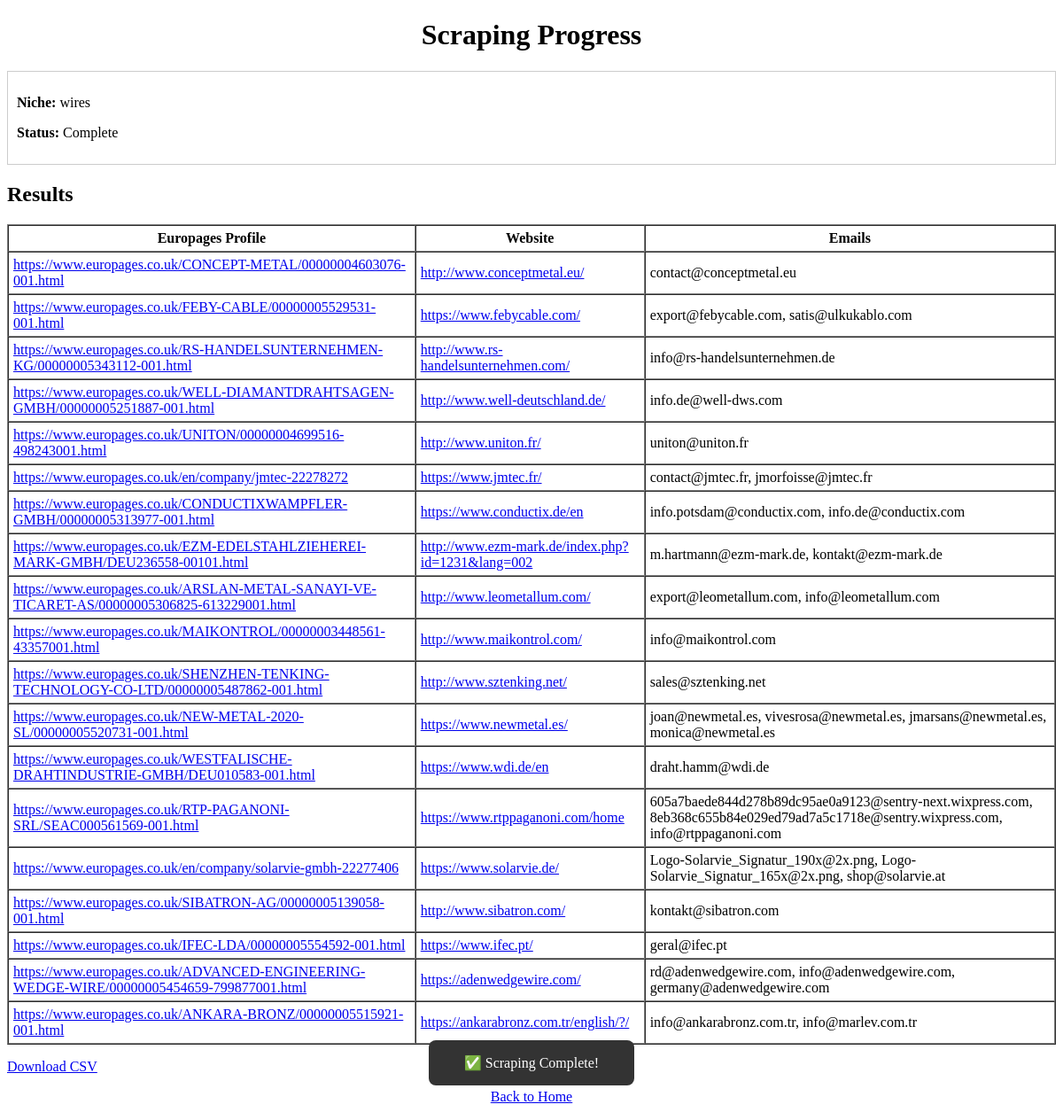
The page /results/wires on the database its author committed.
### models.py (models this page shows, shortened)
class ScrapedCompany(db.Model):
    id = db.Column(db.Integer, primary_key=True)
    niche = db.Column(db.String(100))
    email = db.Column(db.String(200))
    source_page = db.Column(db.String(300))
    timestamp = db.Column(db.DateTime, default=datetime.utcnow)

### app.py (the view)
@app.route("/results/<niche>")
def results(niche):
    csv_file = f"data/{niche}_scraped_companies.csv"
    email_file = f"data/{niche}_emails.csv"
    progress_file = f"progress_{niche}.json"
    results_data = ScrapedCompany.query.filter_by(niche=niche).all()
    print(f"Querying database for niche: {niche}")
    print(f"Found {len(results_data)} results.")
    progress = {"niche": niche, "current_stage": "Complete", "progress_detail": ""}
    if os.path.exists(progress_file):
        with open(progress_file, 'r') as file:
            content = file.read().strip()
            if content:
                progress.update(json.loads(content))
            else:
                print(f"⚠️ Progress file {progress_file} is empty.")
    return render_template("results.html", results_data=results_data, progress=progress)

### templates/results.html (shortened to what this page needs)
<!DOCTYPE html>
<html>
<head>
</head>
<body>
    <h1 class="center">Scraping Progress</h1>
    <div id="progress-box">
        <p><strong>Niche:</strong> {{ progress.niche }}</p>
        <p><strong>Status:</strong> <span id="current-stage">Loading...</span></p>
    </div>
    <div id="results-section" style="display: none;">
        <h2>Results</h2>
        {% if results_data %}
            <table border="1" cellpadding="5" cellspacing="0">
                <thead>
                    <tr>
                        <th>Europages Profile</th>
                        <th>Website</th>
                        <th>Emails</th>
                    </tr>
                </thead>
                <tbody>
                    {% for company in results_data %}
                    <tr>
                        <td><a href="{{ company.europages_profile }}" target="_blank">{{ company.europages_profile }}</a></td>
                        <td><a href="{{ company.website }}" target="_blank">{{ company.website }}</a></td>
                        <td>{{ company.emails }}</td>
                    </tr>
                    {% endfor %}
                </tbody>
            </table>
            <p><a href="{{ url_for('download', niche=progress.niche) }}">Download CSV</a></p>
        {% else %}
            <p>No data found.</p>
        {% endif %}
    </div>
    <div class="center">
        <a href="{{ url_for('index') }}">Back to Home</a>
    </div>
    <div id="toast">✅ Scraping Complete!</div>
</body>
</html>

### templates/results.html (style rules this page uses)
#progress-box { padding: 10px; border: 1px solid #ccc; margin-bottom: 20px; }
.center { text-align: center; }
#toast { visibility: hidden; min-width: 200px; background-color: #333; color: #fff; text-align: center; border-radius: 8px; padding: 16px; position: fixed; z-index: 1; left: 50%; bottom: 30px; transform: translateX(-50%); font-size: 16px; opacity: 0; transition: opacity 0.5s ease, visibility 0.5s ease; }
#toast.show { visibility: visible; opacity: 1; }

### rows shown on the page
ScrapedCompany: europages_profile "https://www.europages.co.uk/CONCEPT-METAL/00000004603076-001.html", website "http://www.conceptmetal.eu/", emails "contact@conceptmetal.eu"
ScrapedCompany: europages_profile "https://www.europages.co.uk/FEBY-CABLE/00000005529531-001.html", website "https://www.febycable.com/", emails "export@febycable.com, satis@ulkukablo.com"
ScrapedCompany: europages_profile "https://www.europages.co.uk/RS-HANDELSUNTERNEHMEN-KG/00000005343112-001.html", website "http://www.rs-handelsunternehmen.com/", emails "info@rs-handelsunternehmen.de"
ScrapedCompany: europages_profile "https://www.europages.co.uk/WELL-DIAMANTDRAHTSAGEN-GMBH/00000005251887-001.html", website "http://www.well-deutschland.de/", emails "info.de@well-dws.com"
ScrapedCompany: europages_profile "https://www.europages.co.uk/UNITON/00000004699516-498243001.html", website "http://www.uniton.fr/", emails "uniton@uniton.fr"
ScrapedCompany: europages_profile "https://www.europages.co.uk/en/company/jmtec-22278272", website "https://www.jmtec.fr/", emails "contact@jmtec.fr, jmorfoisse@jmtec.fr"
ScrapedCompany: europages_profile "https://www.europages.co.uk/CONDUCTIXWAMPFLER-GMBH/00000005313977-001.html", website "https://www.conductix.de/en", emails "info.potsdam@conductix.com, info.de@conductix.com"
ScrapedCompany: europages_profile "https://www.europages.co.uk/EZM-EDELSTAHLZIEHEREI-MARK-GMBH/DEU236558-00101.html", website "http://www.ezm-mark.de/index.php?id=1231&lang=002", emails "m.hartmann@ezm-mark.de, kontakt@ezm-mark.de"
ScrapedCompany: europages_profile "https://www.europages.co.uk/ARSLAN-METAL-SANAYI-VE-TICARET-AS/00000005306825-613229001.html", website "http://www.leometallum.com/", emails "export@leometallum.com, info@leometallum.com"
ScrapedCompany: europages_profile "https://www.europages.co.uk/MAIKONTROL/00000003448561-43357001.html", website "http://www.maikontrol.com/", emails "info@maikontrol.com"
ScrapedCompany: europages_profile "https://www.europages.co.uk/SHENZHEN-TENKING-TECHNOLOGY-CO-LTD/00000005487862-001.html", website "http://www.sztenking.net/", emails "sales@sztenking.net"
ScrapedCompany: europages_profile "https://www.europages.co.uk/NEW-METAL-2020-SL/00000005520731-001.html", website "https://www.newmetal.es/", emails "joan@newmetal.es, vivesrosa@newmetal.es, jmarsans@newmetal.es, monica@newmetal.es"
ScrapedCompany: europages_profile "https://www.europages.co.uk/WESTFALISCHE-DRAHTINDUSTRIE-GMBH/DEU010583-001.html", website "https://www.wdi.de/en", emails "draht.hamm@wdi.de"
ScrapedCompany: europages_profile "https://www.europages.co.uk/RTP-PAGANONI-SRL/SEAC000561569-001.html", website "https://www.rtppaganoni.com/home", emails "605a7baede844d278b89dc95ae0a9123@sentry-next.wixpress.com, 8eb368c655b84e029ed79ad7a5c1718e@sentry.wixpress.com, info@rtppaganoni.com"
ScrapedCompany: europages_profile "https://www.europages.co.uk/en/company/solarvie-gmbh-22277406", website "https://www.solarvie.de/", emails "Logo-Solarvie_Signatur_190x@2x.png, Logo-Solarvie_Signatur_165x@2x.png, shop@solarvie.at"
ScrapedCompany: europages_profile "https://www.europages.co.uk/SIBATRON-AG/00000005139058-001.html", website "http://www.sibatron.com/", emails "kontakt@sibatron.com"
ScrapedCompany: europages_profile "https://www.europages.co.uk/IFEC-LDA/00000005554592-001.html", website "https://www.ifec.pt/", emails "geral@ifec.pt"
ScrapedCompany: europages_profile "https://www.europages.co.uk/ADVANCED-ENGINEERING-WEDGE-WIRE/00000005454659-799877001.html", website "https://adenwedgewire.com/", emails "rd@adenwedgewire.com, info@adenwedgewire.com, germany@adenwedgewire.com"
ScrapedCompany: europages_profile "https://www.europages.co.uk/ANKARA-BRONZ/00000005515921-001.html", website "https://ankarabronz.com.tr/english/?/", emails "info@ankarabronz.com.tr, info@marlev.com.tr"

### other values the page prints
{{ progress.niche }} "wires"
